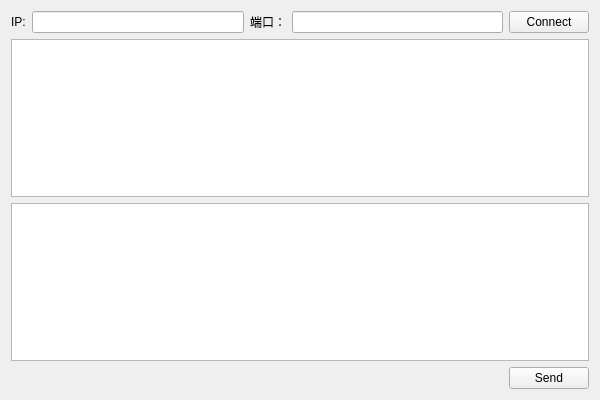
<?xml version="1.0" encoding="UTF-8"?>
<ui version="4.0">
 <class>Client</class>
 <widget class="QWidget" name="Client">
  <property name="geometry">
   <rect>
    <x>0</x>
    <y>0</y>
    <width>600</width>
    <height>400</height>
   </rect>
  </property>
  <property name="windowTitle">
   <string>Client</string>
  </property>
  <layout class="QVBoxLayout" name="verticalLayout">
   <item>
    <layout class="QHBoxLayout" name="horizontalLayout">
     <item>
      <widget class="QLabel" name="label">
       <property name="text">
        <string>IP:</string>
       </property>
      </widget>
     </item>
     <item>
      <widget class="QLineEdit" name="ipAddressLineEdit"/>
     </item>
     <item>
      <widget class="QLabel" name="label_2">
       <property name="text">
        <string>端口：</string>
       </property>
      </widget>
     </item>
     <item>
      <widget class="QLineEdit" name="portLineEdit"/>
     </item>
     <item>
      <widget class="QPushButton" name="connectBtn">
       <property name="text">
        <string>Connect</string>
       </property>
      </widget>
     </item>
    </layout>
   </item>
   <item>
    <widget class="QTextEdit" name="receiveTextEdit"/>
   </item>
   <item>
    <widget class="QTextEdit" name="sendTextEdit"/>
   </item>
   <item>
    <layout class="QHBoxLayout" name="horizontalLayout_2" stretch="1,0">
     <item>
      <widget class="QLabel" name="showLabel">
       <property name="text">
        <string/>
       </property>
       <property name="alignment">
        <set>Qt::AlignCenter</set>
       </property>
      </widget>
     </item>
     <item>
      <widget class="QPushButton" name="sendBtn">
       <property name="text">
        <string>Send</string>
       </property>
      </widget>
     </item>
    </layout>
   </item>
  </layout>
 </widget>
 <layoutdefault spacing="6" margin="11"/>
 <resources>
  <include location="client.qrc"/>
 </resources>
 <connections/>
</ui>
